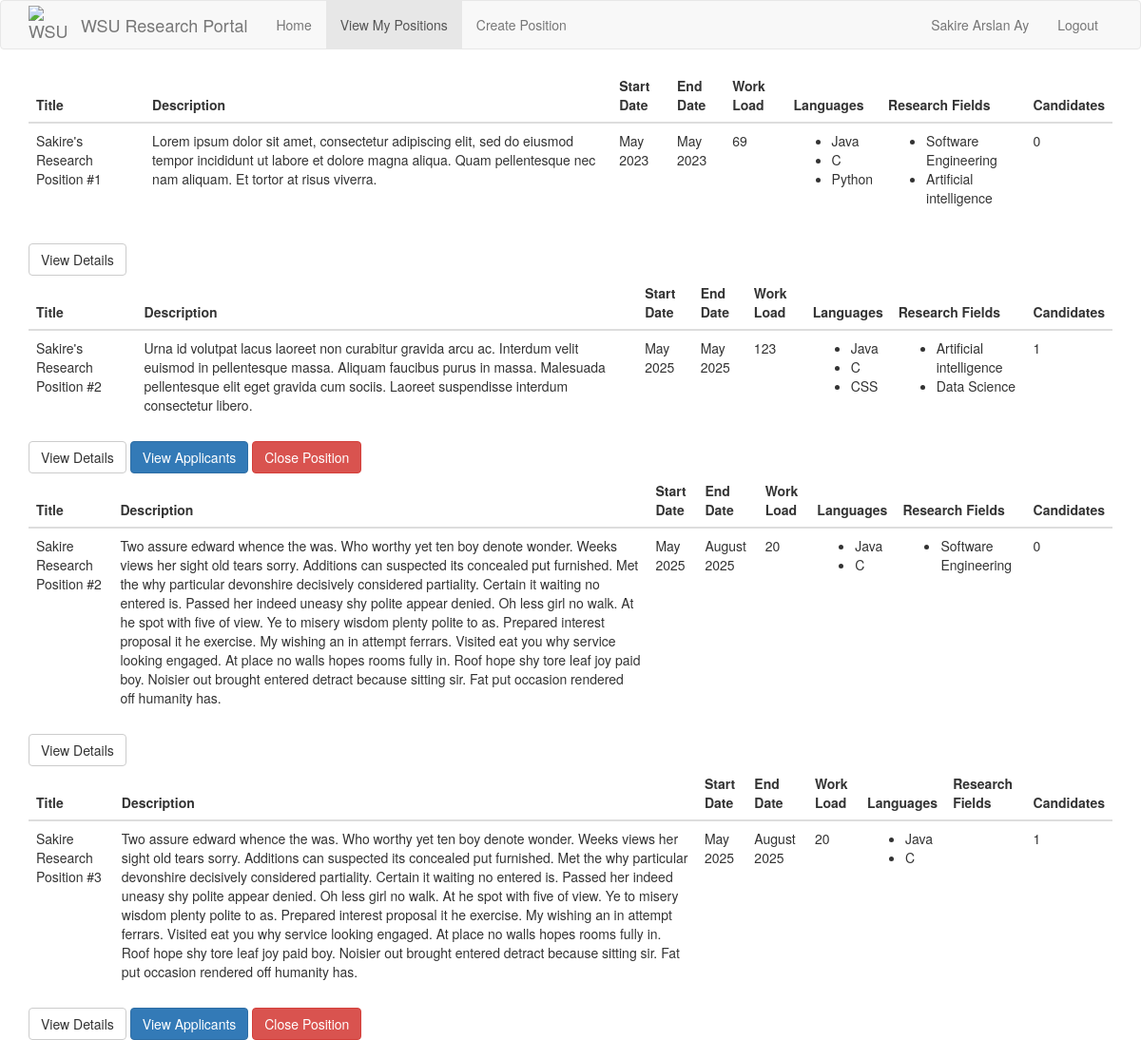
Before: /positions (signed in) with the older database file.
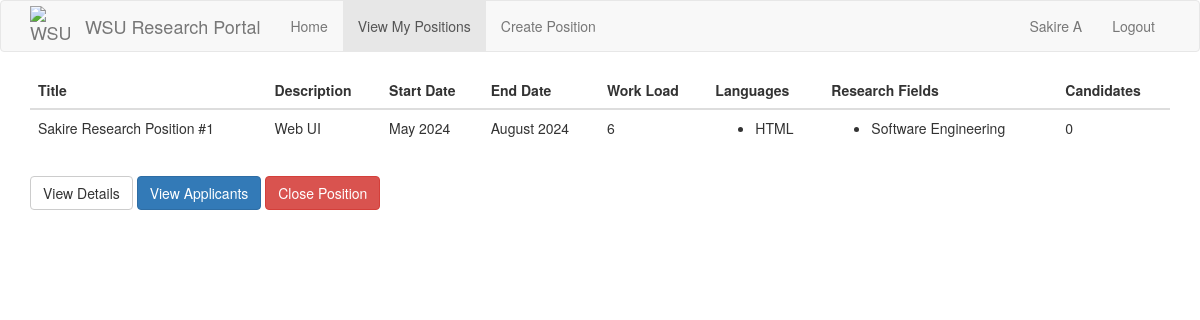
After: the same page with the newer database file.
### src/Model/models.py (models this page shows, shortened)
class User(db.Model, UserMixin):
    __tablename__ = 'user'
    id = db.Column(db.Integer, primary_key=True)
    password_hash = db.Column(db.String(128))
    firstname = db.Column(db.String(100))
    lastname = db.Column(db.String(100))
    email = db.Column(db.String(120),unique = True, index = True)
    phone = db.Column(db.String(11),unique = True)
    user_type = db.Column(db.String(50))
    __mapper_args__ = {
        'polymorphic_identity': 'User',
        'polymorphic_on': user_type
    }

class Position(db.Model):
    id = db.Column(db.Integer, primary_key=True)
    title = db.Column(db.String(32), unique=True)
    description = db.Column(db.String(256))
    accepting_applications = db.Column(db.Boolean)
    start_date = db.Column(db.String(256))
    end_date = db.Column(db.String(256))
    work_load = db.Column(db.Integer) # Time commitment.
    languages = db.relationship(
        'Language',
        secondary = positionLanguages,
        primaryjoin = (positionLanguages.c.position_id == id),
        lazy='dynamic',
        overlaps='languages'
    )
    research_fields = db.relationship(
        'Interest',
        secondary=positionInterests,
        primaryjoin=(positionInterests.c.position_id == id),
        lazy='dynamic',
        overlaps='interests'
    )
    candidates = db.Column(db.Integer) # Stores the ID's of the current candidates for the position.
    applications = db.relationship('Application', backref='position') # A position has multiple applications associated to it.
    professor_id = db.Column(db.Integer, db.ForeignKey('professor.id')) # Every position has one professor associated to it.

class Language(db.Model):
    id = db.Column(db.Integer, primary_key=True)
    name = db.Column(db.String(12))
    studentLanguages = db.relationship(
        'Student',
        secondary=studentLanguages,
        primaryjoin=(studentLanguages.c.language_id == id),
        lazy='dynamic',
        overlaps='languages'
    )
    positionLanguages = db.relationship(
        'Position',
        secondary = positionLanguages,
        primaryjoin = (positionLanguages.c.language_id == id),
        lazy = 'dynamic',
        overlaps='languages'
    )

class Interest(db.Model):
    id = db.Column(db.Integer, primary_key=True)
    name = db.Column(db.String(100))
    studentInterests = db.relationship(
        'Student',
        secondary=studentInterests,
        primaryjoin=(studentInterests.c.interest_id == id),
        lazy='dynamic',
        overlaps='interests'
    )
    positionInterests = db.relationship(
        'Position',
        secondary = positionInterests,
        primaryjoin = (positionInterests.c.interest_id == id),
        lazy = 'dynamic',
        overlaps = 'interests'
    )

### src/Controller/position_routes.py (the view, shortened to what this page needs)
@routes.route("/positions", methods=["GET", "POST"])
@login_required
def positions():
    positions = None
    form = StudentHomeSortForm()
    if current_user.user_type == "Professor":
        positions = Position.query.filter_by(professor_id=current_user.id).all()
        return render_template("Position Pages/positions.html", positions=positions)

### app.py (called while the page is built)
@app.context_processor
def inject_request():
    return dict(request=request)

@app.before_request
def initBD(*args, **kwargs):
    if app.got_first_request:
        db.create_all()
        if Language.query.count() == 0:
            languages = ['Java','C', 'Python', 'C++', 'JavaScript', 'HTML', 'CSS']
            for t in languages:
                db.session.add(Language(name=t))
        db.session.commit()
        if Interest.query.count() == 0:
            interests = ['Software Engineering', 'Artificial intelligence', 'Cyber Security', 'Machine Learning', 'Computer Architecture', 'Data Science']
            for t in interests:
                db.session.add(Interest(name=t))
        db.session.commit()

### src/Model/models.py (called while the page is built)
@login.user_loader
def load_user(id):
    return User.query.get(int(id))

### src/View/templates/Position Pages/positions.html (shortened to what this page needs)
{% extends "base.html" %}
{% block app_content %}
<div>
    {% for position in positions %}
    <div>
        {% include 'Position Pages/_position.html' %}
    </div>
    {% endfor %}
</div>
{% endblock %}

### src/View/templates/_navbar.html (shortened to what this page needs)
{% block navbar %}
    <nav class="navbar navbar-default">
        <div class="container">
            <div class="navbar-header">
                <a class="navbar-brand" href="{{ url_for('routes.index') }}" style="display: flex; align-items: center;">
                    <img src="{{ url_for('static', filename='wsu-logo.png') }}" alt="WSU Cougarhead" style="width: 40px; height: 40px">
                    <span style="margin-left: 15px;">WSU Research Portal</span>
                </a>
            </div>
            <div class="collapse navbar-collapse" id="bs-example-navbar-collapse-1">
                <ul class="nav navbar-nav">
                        <li {% if request.path == url_for('routes.index') %}class="active"{% endif %}>
                            <a href="{{ url_for('routes.index') }}">Home</a>
                        </li>
                    {% if current_user.user_type == "Professor" %}
                        <li {% if request.path == url_for('positions.positions') %}class="active"{% endif %}>
                            <a href="{{ url_for('positions.positions') }}">View My Positions</a>
                        </li>
                        <li {% if request.path == url_for('positions.create_position') %}class="active"{% endif %}>
                            <a href="{{ url_for('positions.create_position') }}">Create Position</a>
                        </li>
                    {% endif %}
                </ul>
                <ul class="nav navbar-nav navbar-right">
                    {% if current_user.is_anonymous %}
                    <li><a href="{{ url_for('auth.login') }}">Login</a></li>
                    {% else %}
                    <li><a href="{{ url_for('routes.index') }}">{{ current_user.firstname }} {{ current_user.lastname }}</a></li>
                    <li><a href="{{ url_for('auth.logout') }}">Logout</a></li>
                    {% endif %}
                </ul>
            </div>
        </div>
    </nav>
{% endblock %}

### src/View/templates/Position Pages/_position.html
<table class="table">
    <thead>
        <tr>
            <th>Title</th>
            <th>Description</th>
            <th>Start Date</th>
            <th>End Date</th>
            <th>Work Load</th>
            <th>Languages</th>
            <th>Research Fields</th>
            <th>Candidates</th>
        </tr>
    </thead>
    <tbody>
            <tr>
                <td>{{ position.title }}</td>
                <td>{{ position.description }}</td>
                <td>{{ position.start_date }}</td>
                <td>{{ position.end_date }}</td>
                <td>{{ position.work_load }}</td>
                <td>
                    <ul>
                        {% for language in position.languages %}
                            <li>{{ language.name }}</li>
                        {% endfor %}
                    </ul>
                </td>
                <td>
                    <ul>
                        {% for interest in position.research_fields %}
                            <li>{{ interest.name }}</li>
                        {% endfor %}
                    </ul>
                </td>
                <td>{{ position.candidates }}</td>
            </tr>
    </tbody>
</table>
<a href="{{ url_for('positions.positions_by_id', position_id=position.id) }}" class="btn btn-default text-center">View Details</a>
{% if position.accepting_applications %}
    {% if current_user.user_type == "Student" %}
        {% if (current_user.get_application_by_position(position) == None) %}
        <a href="{{ url_for('positions.positions_by_id_apply', position_id=position.id) }}" class="btn btn-primary text-center">Apply</a>
        {% else %}
        <a href="#" class="btn btn-primary text-center" disabled>Apply</a>
        <button class="btn btn-danger text-center" disabled>You've already applied!</button>
        {% endif %}
    {% elif current_user.user_type == "Professor" %}
        <a href="{{ url_for('positions.positions_by_id_applicants', position_id=position.id) }}" class="btn btn-primary text-center">View Applicants</a>
        <a href="{{ url_for('positions.positions_by_id_delete', position_id=position.id) }}" class="btn btn-danger text-center">Close Position</a>
    {% endif %}
{% else %}
    {% if current_user.user_type == "Professor" %}
    {% endif %}
{% endif %}

Changed rows visible on the page:
no longer on this page (row unchanged): Language: name "Java"
no longer on this page (row unchanged): Language: name "C"
no longer on this page (row unchanged): Interest: name "Artificial intelligence"
removed Position: title "Sakire's Research Position #2", description "Urna id volutpat lacus laoreet non curabitur gravida arcu ac. Interdum velit euismod in pellentesque massa. Aliquam faucibus purus in massa. Malesuada pellentesque elit eget gravida cum sociis. Laoreet suspendisse interdum consectetur libero.", start_date "May 2025", end_date "May 2025", work_load "123", candidates "1"
no longer on this page (row unchanged): Language: name "CSS", shown under "Sakire's Research Position #2"
no longer on this page (row unchanged): Interest: name "Data Science", shown under "Sakire's Research Position #2"
removed Position: title "Sakire Research Position #2", description "Two assure edward whence the was. Who worthy yet ten boy denote wonder. Weeks views her sight old tears sorry. Additions can suspected its concealed put furnished. Met the why particular devonshire decisively considered partiality. Certain it waiting no entered is. Passed her indeed uneasy shy polite appear denied. Oh less girl no walk. At he spot with five of view. Ye to misery wisdom plenty polite to as. Prepared interest proposal it he exercise. My wishing an in attempt ferrars. Visited eat you why service looking engaged. At place no walls hopes rooms fully in. Roof hope shy tore leaf joy paid boy. Noisier out brought entered detract because sitting sir. Fat put occasion rendered off…", start_date "May 2025", end_date "August 2025", work_load "20", candidates "0", Interest (name "Software Engineering")
removed Position: title "Sakire Research Position #3", description "Two assure edward whence the was. Who worthy yet ten boy denote wonder. Weeks views her sight old tears sorry. Additions can suspected its concealed put furnished. Met the why particular devonshire decisively considered partiality. Certain it waiting no entered is. Passed her indeed uneasy shy polite appear denied. Oh less girl no walk. At he spot with five of view. Ye to misery wisdom plenty polite to as. Prepared interest proposal it he exercise. My wishing an in attempt ferrars. Visited eat you why service looking engaged. At place no walls hopes rooms fully in. Roof hope shy tore leaf joy paid boy. Noisier out brought entered detract because sitting sir. Fat put occasion rendered off…", start_date "May 2025", end_date "August 2025", work_load "20", candidates "1"
changed User "Sakire": lastname "Arslan Ay" → "A"
changed Position: loses Language (name "Python"); gains Language (name "HTML"); title "Sakire's Research Position #1" → "Sakire Research Position #1"; description "Lorem ipsum dolor sit amet, consectetur adipiscing elit, sed do eiusmod tempor incididunt ut labore et dolore magna aliqua. Quam pellentesque nec nam aliquam. Et tortor at risus viverra." → "Web UI"; start_date "May 2023" → "May 2024"; end_date "May 2023" → "August 2024"; work_load "69" → "6"; now shows "View Applicants Close Position"
